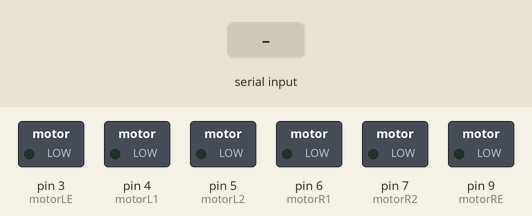
Recording of a sketch running on a simulated Arduino Uno, built with avr-gcc and run on an emulated ATmega328P. Shown: switched loads named in the sketch (green lamp = pin HIGH). The inputs (shaded band) are chosen by the test bench.

Above: at 1.2 s.
1.3 s: "F" received over Serial
At 2.4 s:
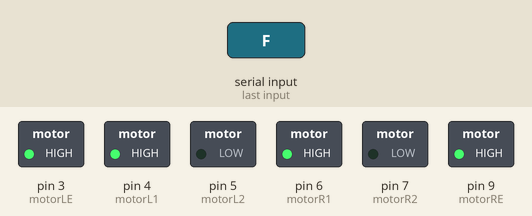
2.8 s: "G" received over Serial
At 3.6 s:
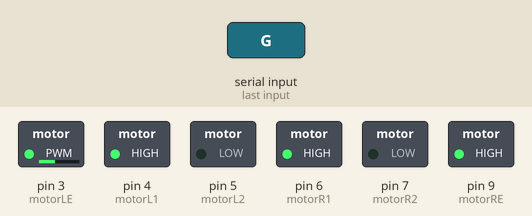
4.3 s: "I" received over Serial
At 4.7 s:
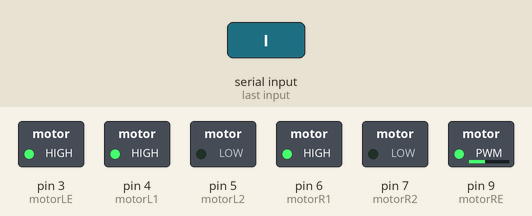
5.8 s: "B" received over Serial
At 7.0 s:
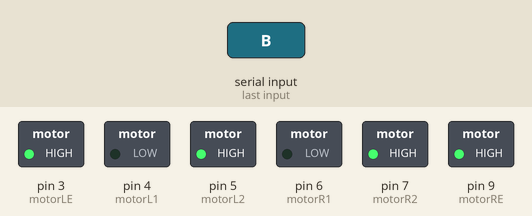
7.3 s: "H" received over Serial
At 8.2 s:
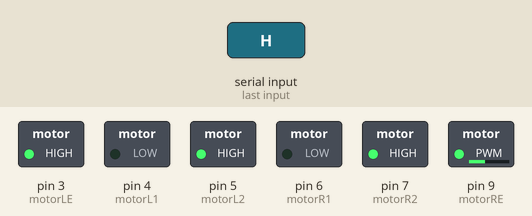
8.8 s: "J" received over Serial
At 9.4 s:
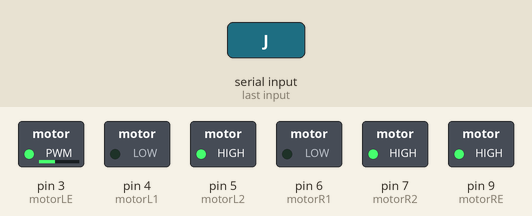
Timing chart, 0 to 11.3 s (numbered marks = the images above; inputs shaded):
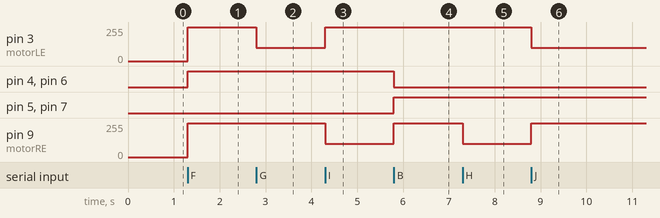

Measured:
- after the input at 1.3 s, pin 3 (motorLE), pin 9 (motorRE): 0/255 → 255/255 at once; pin 4 (motorL1), pin 6 (motorR1): LOW → HIGH at once
- after the input at 2.8 s, pin 3 (motorLE): 255/255 → 100/255 at once
- after the input at 4.3 s, pin 3 (motorLE): 100/255 → 255/255 at once; pin 9 (motorRE): 255/255 → 100/255 at once
- after the input at 5.8 s, pin 4 (motorL1), pin 6 (motorR1): HIGH → LOW at once; pin 5 (motorL2), pin 7 (motorR2): LOW → HIGH at once; pin 9 (motorRE): 100/255 → 255/255 at once
- after the input at 7.3 s, pin 9 (motorRE): 255/255 → 100/255 at once
- after the input at 8.8 s, pin 3 (motorLE): 255/255 → 100/255 at once; pin 9 (motorRE): 100/255 → 255/255 at once

The sketch:

bara_.ino
```cpp
  const int motorR1  = 6;  // L298N'in IN3 Girişi
  const int motorR2  = 7;  // L298N'in IN1 Girişi
  const int motorRE = 9;
  const int motorL1  = 4; // L298N'in IN2 Girişi
  const int motorL2  = 5;  // L298N'in IN4 Girişi
  const int motorLE = 3;

  int state; //Bluetooth cihazından gelecek sinyalin değişkeni
  int vSpeed=255;     // Standart Hız, 0-255 arası bir değer alabilir

void setup() {
    // Pinlerimizi belirleyelim
    pinMode(motorR1, OUTPUT);
    pinMode(motorR2, OUTPUT);
    pinMode(motorL1, OUTPUT);
    pinMode(motorL2, OUTPUT);
    // 9600 baud hızında bir seri port açalım
    Serial.begin(9600);
}

void loop() {
  /*Bluetooth bağlantısı koptuğunda veya kesildiğinde arabayı durdur.
 (Aktif etmek için alt satırın "//" larını kaldırın.)*/
//   if(digitalRead(BTState)==LOW) { state='S'; }

  //Gelen veriyi 'state' değişkenine kaydet
    if(Serial.available() > 0){
      state = Serial.read();
    }
  /***********************İleri****************************/
  //Gelen veri 'F' ise araba ileri gider.
    if (state == 'F') {
      digitalWrite(motorR1, HIGH);
      digitalWrite(motorR2, LOW);
      analogWrite(motorRE, vSpeed);

      digitalWrite(motorL1, HIGH);
      digitalWrite(motorL2, LOW);
      analogWrite(motorLE, vSpeed);
    }
  /**********************İleri Sol************************/
  //Gelen veri 'G' ise araba ileri sol(çapraz) gider.
    else if (state == 'G') {
      digitalWrite(motorR1, HIGH);
      digitalWrite(motorR2, LOW);
      analogWrite(motorRE, vSpeed);

      digitalWrite(motorL1, HIGH);
      digitalWrite(motorL2, LOW);
      analogWrite(motorLE, 100);
    }
  /**********************İleri Sağ************************/
  //Gelen veri 'I' ise araba ileri sağ(çapraz) gider.
    else if (state == 'I') {
      digitalWrite(motorR1, HIGH);
      digitalWrite(motorR2, LOW);
      analogWrite(motorRE, 100);

      digitalWrite(motorL1, HIGH);
      digitalWrite(motorL2, LOW);
      analogWrite(motorLE, vSpeed);
    }
  /***********************Geri****************************/
  //Gelen veri 'B' ise araba geri gider.
    else if (state == 'B') {
      digitalWrite(motorR1, LOW);
      digitalWrite(motorR2, HIGH);
      analogWrite(motorRE, vSpeed);

      digitalWrite(motorL1, LOW);
      digitalWrite(motorL2, HIGH);
      analogWrite(motorLE, vSpeed);
    }
  /**********************Geri Sol************************/
  //Gelen veri 'H' ise araba geri sol(çapraz) gider
    else if (state == 'H') {
      digitalWrite(motorR1, LOW);
      digitalWrite(motorR2, HIGH);
      analogWrite(motorRE, 100);

      digitalWrite(motorL1, LOW);
      digitalWrite(motorL2, HIGH);
      analogWrite(motorLE, vSpeed);
    }
  /**********************Geri Sağ************************/
  //Gelen veri 'J' ise araba geri sağ(çapraz) gider
    else if (state == 'J') {
      digitalWrite(motorR1, LOW);
      digitalWrite(motorR2, HIGH);
      analogWrite(motorRE, vSpeed);

      digitalWrite(motorL1, LOW);
      digitalWrite(motorL2, HIGH);
      analogWrite(motorLE, 100);
    }
  /***************************Sol*****************************/
  //Gelen veri 'L' ise araba sola gider.
    else if (state == 'L') {
      digitalWrite(motorR1, HIGH);
      digitalWrite(motorR2, LOW);
      analogWrite(motorRE, vSpeed);

      digitalWrite(motorL1, LOW);
      digitalWrite(motorL2, LOW);
      analogWrite(motorLE, 0);
    }
  /***************************Sağ*****************************/
  //Gelen veri 'R' ise araba sağa gider
    else if (state == 'R') {
      digitalWrite(motorR1, LOW);
      digitalWrite(motorR2, LOW);
      analogWrite(motorRE, 0);

      digitalWrite(motorL1, HIGH);
      digitalWrite(motorL2, LOW);
      analogWrite(motorLE, vSpeed);
    }

  /************************Stop*****************************/
  //Gelen veri 'S' ise arabayı durdur.
    else if (state == 'S'){
      digitalWrite(motorR1, LOW);
      digitalWrite(motorR2, LOW);
      analogWrite(motorRE, 0);

      digitalWrite(motorL1, LOW);
      digitalWrite(motorL2, LOW);
      analogWrite(motorLE, 0);
    }
}
```
